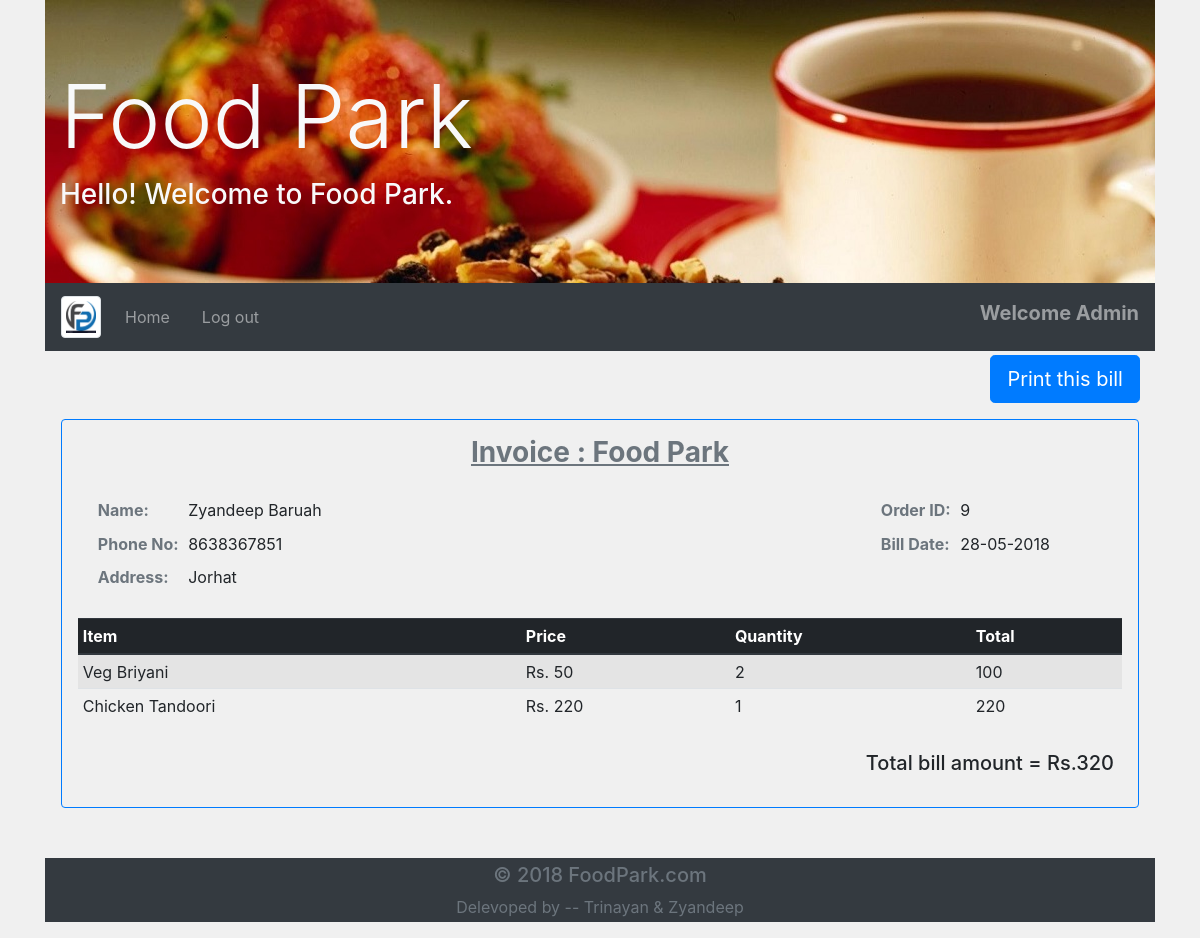
Screenshot of /admin/generate_bill.php?order_id=9 (signed in) with the database file from the repository.
### tables this page shows
CREATE TABLE `order` (
  `o_id` int(11) NOT NULL,
  `c_id` int(11) NOT NULL
);

CREATE TABLE `customer` (
  `c_id` int(11) NOT NULL,
  `name` varchar(50) NOT NULL,
  `address` varchar(200) NOT NULL,
  `phone_no` varchar(10) NOT NULL,
  `password` varchar(255) NOT NULL
);

CREATE TABLE `order_master` (
  `om_id` int(11) NOT NULL,
  `o_id` int(11) NOT NULL,
  `im_id` int(11) NOT NULL,
  `quantity` int(11) NOT NULL,
  `date` date NOT NULL
);

CREATE TABLE `item` (
  `im_id` int(11) NOT NULL,
  `i_name` varchar(200) NOT NULL,
  `category` varchar(30) NOT NULL,
  `price` int(11) NOT NULL,
  `image` varchar(500) NOT NULL,
  `status` tinyint(4) NOT NULL DEFAULT '1'
);

### admin/generate_bill.php (the view, shortened to what this page needs)
<?php
  if (isset($_GET['order_id'])) {
      $order_id = $_GET['order_id'];
      require_once '../include/dbcon.php';
      $sql = "SELECT * FROM customer, `order` where customer.c_id=`order`.c_id AND o_id=$order_id";
      if ($result = mysqli_query($link, $sql)) {
          if (mysqli_num_rows($result) === 1) {
              $cust_row = mysqli_fetch_assoc($result);
              $sql = "SELECT item.i_name, item.price, order_master.quantity, DATE_FORMAT(order_master.date, '%d-%m-%Y') AS date, item.price * order_master.quantity AS total FROM item, order_master WHERE item.im_id = order_master.im_id and order_master.o_id=$order_id";
              if ($result = mysqli_query($link, $sql)) {
                  $item_rows = mysqli_fetch_all($result, MYSQLI_ASSOC);
              }
              else {
              }
          }
      }
      else {
      }
  }
?>
<!doctype html>
<html lang="en">
  <head>
    <link rel="stylesheet" href="../css/bootstrap.min.css">
    <link rel="stylesheet" type="text/css" href="../css/main.css">
  </head>
  <body>
    <div class="container">
    <?php require '../include/admin_header.php'; ?>
     <div class="container">
        <div class="row mt-1">
            <div class="col"></div>
            <div class="col"></div>
            <div class="col"></div>
            <div class="col"></div>
            <div class="col"></div>
            <div class="col"></div>
            <div class="col">
                <button type="button" class="btn btn-primary btn-lg">Print this bill</button>
            </div>
          </div>
     </div>
     <div class="border border-primary rounded m-3 p-3" id="bill">
        <h3 class="text-center text-muted font-weight-bold mb-4">
            <u>Invoice : Food Park</u>
        </h3>
        <div class="container">
            <div class="row">
                <div class="col-md-5">
                    <table class="table-sm">
                      <tbody>
                          <tr>
                              <td><span class="text-muted font-weight-bold">Name:</span></td>
                              <td><?php echo $cust_row['name']; ?></td>
                          </tr>
                          <tr>
                              <td><span class="text-muted font-weight-bold">Phone No:</span></td>
                              <td><?php echo $cust_row['phone_no']; ?></td>
                          </tr>
                          <tr>
                              <td><span class="text-muted font-weight-bold">Address:</span></td>
                              <td> <?php echo $cust_row['address']; ?></td>
                          </tr>
                      </tbody>
                    </table>
                </div>
                <div class="col-md-4"></div>
                <div class="col-md-3">
                    <table class="table-sm">
                      <tbody>
                          <tr>
                              <td><span class="text-muted font-weight-bold">Order ID:</span></td>
                              <td> <?php echo $order_id; ?></td>
                          </tr>
                          <tr>
                              <td><span class="text-muted font-weight-bold">Bill Date:</span></td>
                              <td> <?php echo $item_rows[0]['date'] ?></td>
                          </tr>
                      </tbody>
                    </table>
                </div>
            </div>
        </div>
         <div class="table-responsive mt-4">
            <table class="table table-striped table-sm">
                <thead class="thead-dark">
                  <tr>
                    <th>Item</th>
                    <th>Price</th>
                    <th>Quantity</th>
                    <th>Total</th>
                  </tr>
                </thead>
                <tbody>
                    <?php $total_amount = 0; ?>
                    <?php foreach ($item_rows as $item): ?>
                    <tr>
                        <td> <?php echo $item['i_name']; ?></td>
                        <td> Rs. <?php echo number_format($item['price']); ?> </td>
                        <td> <?php echo $item['quantity']; ?> </td>
                        <td>
                            <?php
                                echo $item['total'];
                               $total_amount += $item['total'];
                            ?>
                        </td>
                    </tr>
                    <?php endforeach; ?>
                </tbody>
              </table>
        </div>
        <h5 class="text-right p-2 mt-1">Total bill amount = Rs.<?php echo number_format($total_amount); ?> </h5>
     </div>
    <?php require '../include/footer.php'; ?>
    </div>
  </body>
</html>

### css/main.css (style rules this page uses)
body { background-color: #f0f0f0; }
div.table-responsive { margin-top: 7px; }

### rows the page displays
order: c.name "Zyandeep Baruah", c.phone_no "8638367851", c.address "Jorhat"
order_master: im.i_name "Veg Briyani", im.price "50", quantity "2", total "100"
order_master: im.i_name "Chicken Tandoori", im.price "220", quantity "1", total "220"

### other values shown
$_SESSION['username'] "Admin"
$order_id "9"
$item_rows[0]['date'] "28-05-2018"
$total_amount "320"
